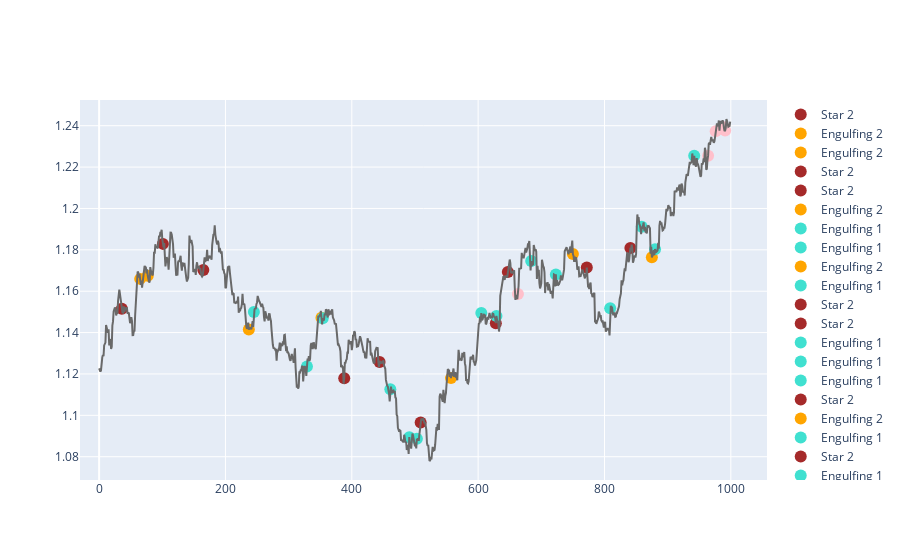

The cell this chart's notebook holds for it:
### Code cell
from apply_backtesting import backtester
financial_data,fig = engulf_star_pattern(financial_data, record_to_plot=1000)
bt,stats = backtester(financial_data)
fig.show()

### Figure 1 — Plotly figure (JSON) as saved in the notebook; plotly's stock layout.template omitted (floating-point values rounded to 4 significant figures; data arrays with more than 128 entries replaced by an {"elided": "..."} marker saying what was removed)
{"data": [{"marker": {"color": "brown", "size": 12}, "mode": "markers", "name": "Star 2", "type": "scatter", "x": [36], "y": [1.151]}, {"marker": {"color": "orange", "size": 12}, "mode": "markers", "name": "Engulfing 2", "type": "scatter", "x": [65], "y": [1.166]}, {"marker": {"color": "orange", "size": 12}, "mode": "markers", "name": "Engulfing 2", "type": "scatter", "x": [77], "y": [1.167]}, {"marker": {"color": "brown", "size": 12}, "mode": "markers", "name": "Star 2", "type": "scatter", "x": [101], "y": [1.183]}, {"marker": {"color": "brown", "size": 12}, "mode": "markers", "name": "Star 2", "type": "scatter", "x": [165], "y": [1.17]}, {"marker": {"color": "orange", "size": 12}, "mode": "markers", "name": "Engulfing 2", "type": "scatter", "x": [237], "y": [1.141]}, {"marker": {"color": "turquoise", "size": 12}, "mode": "markers", "name": "Engulfing 1", "type": "scatter", "x": [245], "y": [1.15]}, {"marker": {"color": "turquoise", "size": 12}, "mode": "markers", "name": "Engulfing 1", "type": "scatter", "x": [329], "y": [1.124]}, {"marker": {"color": "orange", "size": 12}, "mode": "markers", "name": "Engulfing 2", "type": "scatter", "x": [352], "y": [1.147]}, {"marker": {"color": "turquoise", "size": 12}, "mode": "markers", "name": "Engulfing 1", "type": "scatter", "x": [354], "y": [1.147]}, {"marker": {"color": "brown", "size": 12}, "mode": "markers", "name": "Star 2", "type": "scatter", "x": [388], "y": [1.118]}, {"marker": {"color": "brown", "size": 12}, "mode": "markers", "name": "Star 2", "type": "scatter", "x": [444], "y": [1.126]}, {"marker": {"color": "turquoise", "size": 12}, "mode": "markers", "name": "Engulfing 1", "type": "scatter", "x": [461], "y": [1.113]}, {"marker": {"color": "turquoise", "size": 12}, "mode": "markers", "name": "Engulfing 1", "type": "scatter", "x": [491], "y": [1.089]}, {"marker": {"color": "turquoise", "size": 12}, "mode": "markers", "name": "Engulfing 1", "type": "scatter", "x": [503], "y": [1.089]}, {"marker": {"color": "brown", "size": 12}, "mode": "markers", "name": "Star 2", "type": "scatter", "x": [509], "y": [1.097]}, {"marker": {"color": "orange", "size": 12}, "mode": "markers", "name": "Engulfing 2", "type": "scatter", "x": [557], "y": [1.118]}, {"marker": {"color": "turquoise", "size": 12}, "mode": "markers", "name": "Engulfing 1", "type": "scatter", "x": [605], "y": [1.149]}, {"marker": {"color": "brown", "size": 12}, "mode": "markers", "name": "Star 2", "type": "scatter", "x": [628], "y": [1.145]}, {"marker": {"color": "turquoise", "size": 12}, "mode": "markers", "name": "Engulfing 1", "type": "scatter", "x": [629], "y": [1.148]}, {"marker": {"color": "brown", "size": 12}, "mode": "markers", "name": "Star 2", "type": "scatter", "x": [647], "y": [1.169]}, {"marker": {"color": "pink", "size": 12}, "mode": "markers", "name": "Star 1", "type": "scatter", "x": [663], "y": [1.159]}, {"marker": {"color": "turquoise", "size": 12}, "mode": "markers", "name": "Engulfing 1", "type": "scatter", "x": [684], "y": [1.175]}, {"marker": {"color": "turquoise", "size": 12}, "mode": "markers", "name": "Engulfing 1", "type": "scatter", "x": [723], "y": [1.168]}, {"marker": {"color": "orange", "size": 12}, "mode": "markers", "name": "Engulfing 2", "type": "scatter", "x": [750], "y": [1.178]}, {"marker": {"color": "brown", "size": 12}, "mode": "markers", "name": "Star 2", "type": "scatter", "x": [772], "y": [1.171]}, {"marker": {"color": "turquoise", "size": 12}, "mode": "markers", "name": "Engulfing 1", "type": "scatter", "x": [809], "y": [1.152]}, {"marker": {"color": "brown", "size": 12}, "mode": "markers", "name": "Star 2", "type": "scatter", "x": [841], "y": [1.181]}, {"marker": {"color": "turquoise", "size": 12}, "mode": "markers", "name": "Engulfing 1", "type": "scatter", "x": [859], "y": [1.191]}, {"marker": {"color": "orange", "size": 12}, "mode": "markers", "name": "Engulfing 2", "type": "scatter", "x": [875], "y": [1.176]}, {"marker": {"color": "turquoise", "size": 12}, "mode": "markers", "name": "Engulfing 1", "type": "scatter", "x": [880], "y": [1.18]}, {"marker": {"color": "turquoise", "size": 12}, "mode": "markers", "name": "Engulfing 1", "type": "scatter", "x": [942], "y": [1.225]}, {"marker": {"color": "pink", "size": 12}, "mode": "markers", "name": "Star 1", "type": "scatter", "x": [964], "y": [1.226]}, {"marker": {"color": "pink", "size": 12}, "mode": "markers", "name": "Star 1", "type": "scatter", "x": [976], "y": [1.237]}, {"marker": {"color": "pink", "size": 12}, "mode": "markers", "name": "Star 1", "type": "scatter", "x": [989], "y": [1.239]}, {"marker": {"color": "pink", "size": 12}, "mode": "markers", "name": "Star 1", "type": "scatter", "x": [991], "y": [1.238]}, {"line": {"color": "dimgray"}, "name": "Close", "type": "scatter", "x": {"elided": "1000 int values"}, "y": {"elided": "1000 float values"}}], "layout": {}}
